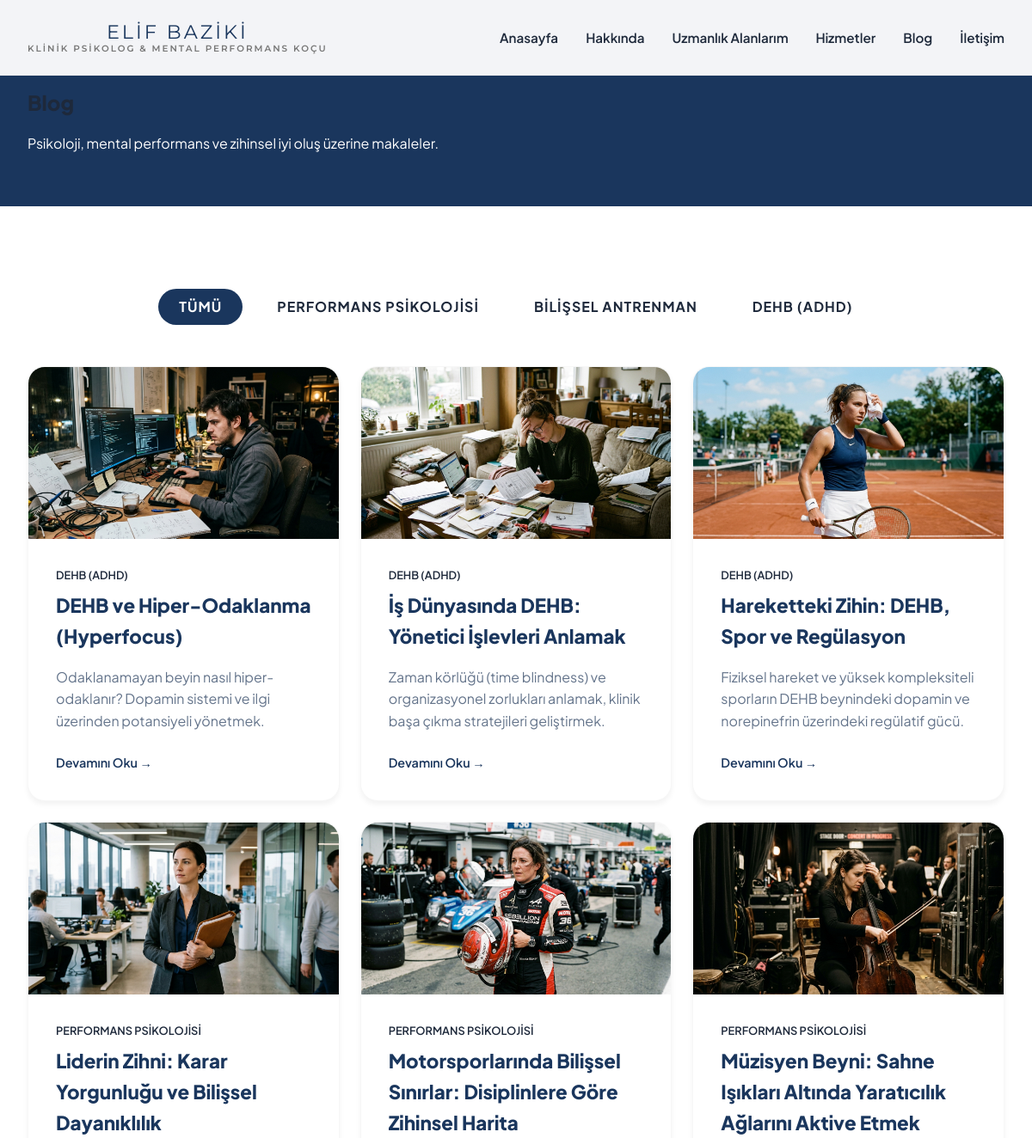
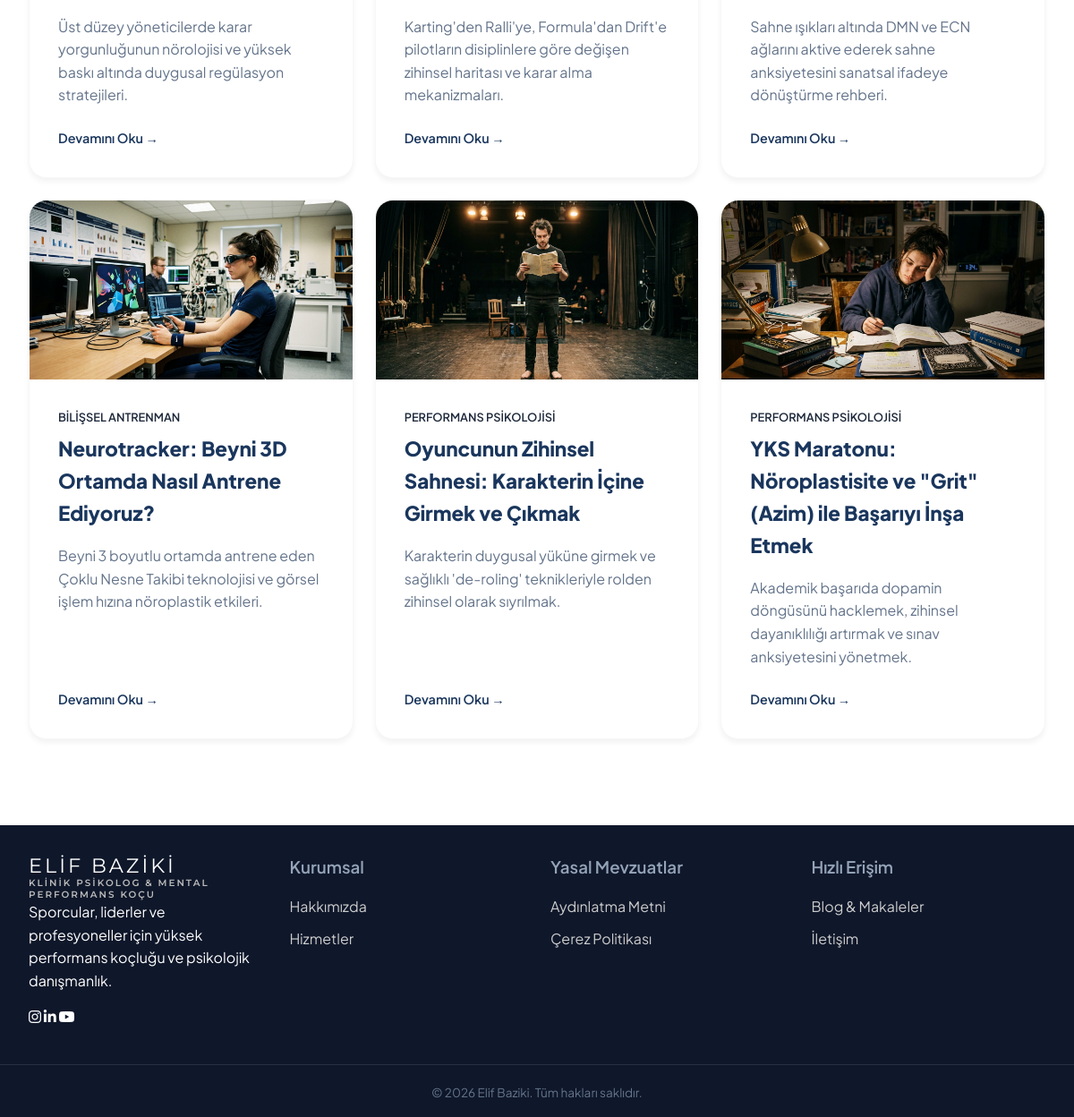
/blog, run on an earlier commit of the app's database (2 pictures, top to bottom).
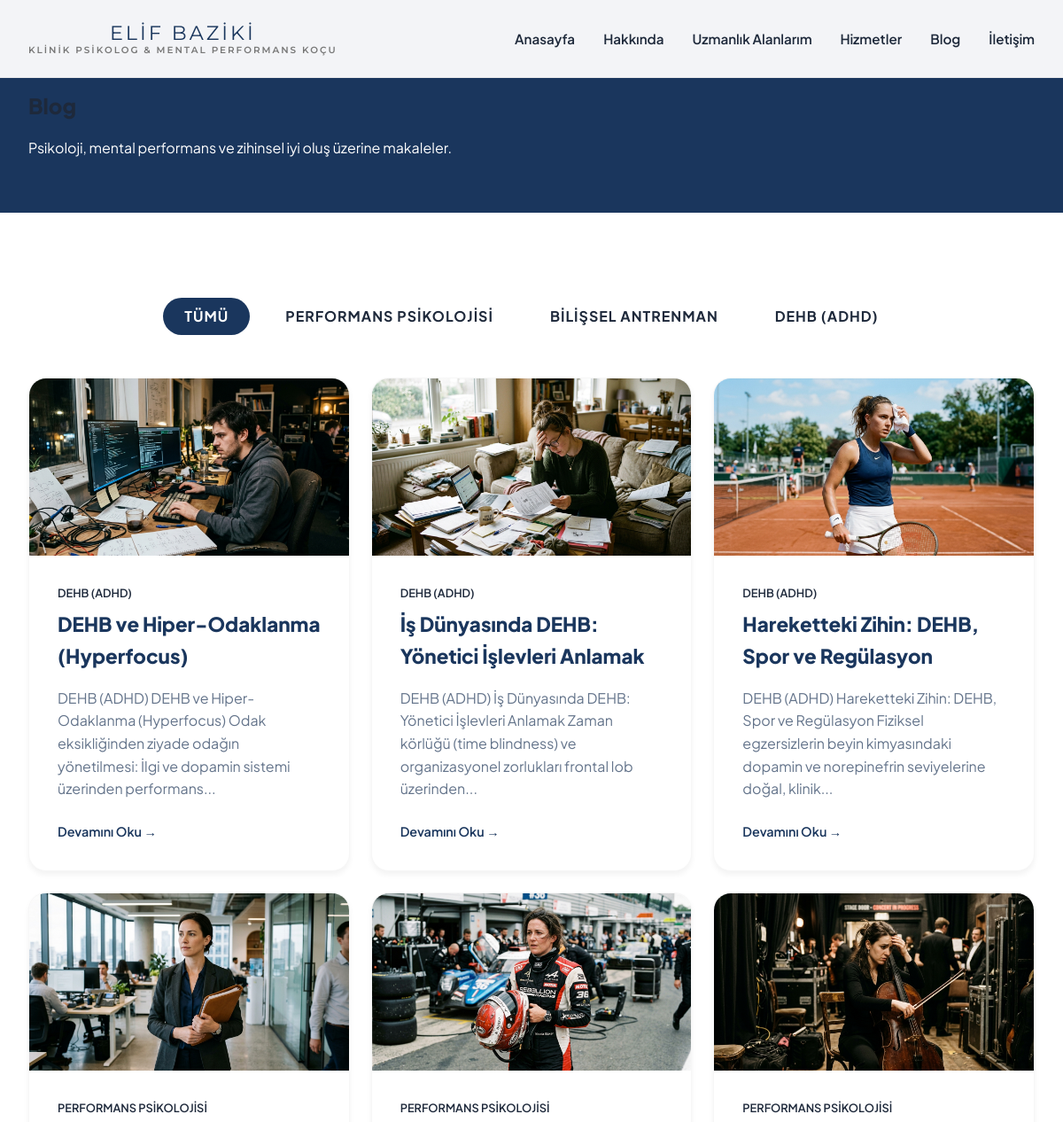
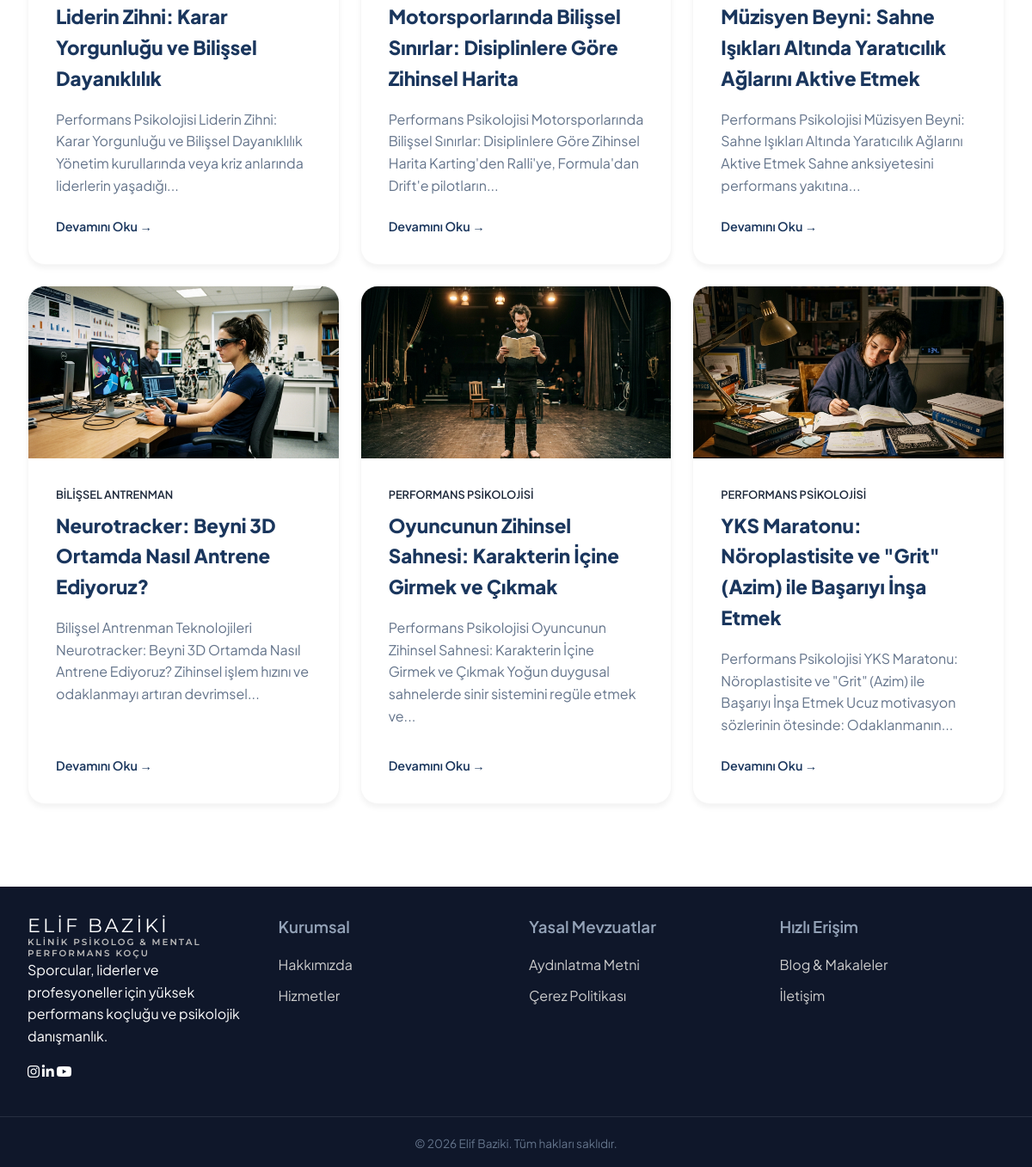
And on a later commit of the database (2 pictures, top to bottom).
### tables this page shows
CREATE TABLE blog_posts (
        id INTEGER PRIMARY KEY AUTOINCREMENT,
        slug TEXT UNIQUE,
        title TEXT,
        meta_description TEXT,
        focus_keyword TEXT,
        keywords TEXT,
        featured_image TEXT,
        content TEXT,
        created_at DATETIME DEFAULT CURRENT_TIMESTAMP,
        updated_at DATETIME DEFAULT CURRENT_TIMESTAMP
    );

### includes/functions.php (called while the page is built, shortened)
<?php
function get_all_posts($db) {
    $stmt = $db->query("SELECT * FROM blog_posts ORDER BY created_at DESC");
    return $stmt->fetchAll();
}

### templates/blog-liste.php (the view, shortened to what this page needs)
<?php
require_once BASE_PATH . '/includes/header.php';
?>
<section class="page-header" style="background: var(--primary-color); color: white; padding: 100px 0 60px;">
    <div class="container">
        <h1>Blog</h1>
        <p>Psikoloji, mental performans ve zihinsel iyi oluş üzerine makaleler.</p>
    </div>
</section>
<section class="section">
    <div class="container">
        <div style="display: flex; gap: 1rem; margin-bottom: 3rem; flex-wrap: wrap; justify-content: center;">
            <a href="#" class="btn-main" style="background: var(--primary-color); color: var(--white); padding: 0.5rem 1.5rem;">Tümü</a>
            <a href="#" class="btn-main" style="background: transparent; color: var(--text-dark); border-color: #ddd; padding: 0.5rem 1.5rem;">Performans Psikolojisi</a>
            <a href="#" class="btn-main" style="background: transparent; color: var(--text-dark); border-color: #ddd; padding: 0.5rem 1.5rem;">Bilişsel Antrenman</a>
            <a href="#" class="btn-main" style="background: transparent; color: var(--text-dark); border-color: #ddd; padding: 0.5rem 1.5rem;">DEHB (ADHD)</a>
        </div>
        <div class="specialties-grid">
            <?php
            $posts = get_all_posts($db);
            foreach($posts as $post):
                $img = $post['featured_image'] ? htmlspecialchars($post['featured_image']) : BASE_URL . '/assets/images/default-blog.jpg';
                $cat = $post['keywords'] ? htmlspecialchars($post['keywords']) : 'Genel';
            ?>
            <div class="card" style="padding: 0; overflow: hidden; display: flex; flex-direction: column;">
                <div style="height: 200px; background-image: url('<?php echo $img; ?>'); background-size: cover; background-position: center;"></div>
                <div style="padding: 2rem; flex: 1; display: flex; flex-direction: column;">
                    <span style="color: var(--accent); font-size: 0.8rem; font-weight: 600; text-transform: uppercase; margin-bottom: 0.5rem;"><?php echo $cat; ?></span>
                    <h3 style="margin-bottom: 1rem;"><a href="<?php echo BASE_URL; ?>/blog/<?php echo $post['slug']; ?>"><?php echo htmlspecialchars($post['title']); ?></a></h3>
                    <p style="margin-bottom: 1.5rem; flex: 1;"><?php echo htmlspecialchars($post['meta_description']); ?></p>
                    <a href="<?php echo BASE_URL; ?>/blog/<?php echo $post['slug']; ?>" style="color: var(--primary-color); font-weight: 600; font-size: 0.9rem;">Devamını Oku &rarr;</a>
                </div>
            </div>
            <?php endforeach; ?>
        </div>
    </div>
</section>
<?php require_once BASE_PATH . '/includes/footer.php'; ?>

### index.php (shortened to what this page needs)
<?php
require_once 'includes/config.php';
require_once 'includes/functions.php';
$route = isset($_GET['route']) ? rtrim($_GET['route'], '/') : '';
$allowed_pages = ['hakkimda', 'hizmetler', 'iletisim', 'uzmanlik-alanlari'];
if ($route == '' || $route == 'anasayfa' || $route == 'index') {
    $page = 'anasayfa.php';
} elseif ($route == 'admin' || strpos($route, 'admin/') === 0) {
    header('Location: ' . BASE_URL . '/admin/');
    exit;
} elseif ($route == 'submit-contact') {
    $page = 'submit-contact.php';
} elseif ($route == 'blog') {
    $page = 'blog-liste.php';
} elseif (preg_match('#^test/(.+)$#', $route, $matches)) {
    $slug = $matches[1];
    $page = 'test-detay.php';
} else {
    if (in_array($route, $allowed_pages)) {
        $page = $route . '.php';
    } else {
        $page = '404.php';
    }
}
$template_path = BASE_PATH . '/templates/' . $page;
if (file_exists($template_path)) {
    require $template_path;
} else {
    require BASE_PATH . '/templates/404.php';
}

### includes/header.php (shortened to what this page needs)
<!DOCTYPE html>
<html lang="tr">
<head>
    <link rel="stylesheet" href="<?php echo BASE_URL; ?>/assets/css/style.css?v=<?php echo time(); ?>">
    <link rel="stylesheet" href="https://cdnjs.cloudflare.com/ajax/libs/font-awesome/6.4.0/css/all.min.css">
</head>
<body>
    <nav class="navbar">
        <div class="container nav-container">
            <a href="<?php echo BASE_URL; ?>" class="logo" style="display:flex; flex-direction:column; line-height:1.2; align-items:center; text-align:center;">
                Elif Baziki
                <span style="font-size: 0.65rem; font-weight: 600; color: #777; letter-spacing: 2px; text-transform: uppercase;">KLİNİK PSİKOLOG & MENTAL PERFORMANS KOÇU</span>
            </a>
            <div class="nav-links">
                <a href="<?php echo BASE_URL; ?>">Anasayfa</a>
                <a href="<?php echo BASE_URL; ?>/hakkimda">Hakkında</a>
                <a href="<?php echo BASE_URL; ?>/uzmanlik-alanlari" class="hide-on-mobile">Uzmanlık Alanlarım</a>
                <a href="<?php echo BASE_URL; ?>/hizmetler">Hizmetler</a>
                <a href="<?php echo BASE_URL; ?>/blog">Blog</a>
                <a href="<?php echo BASE_URL; ?>/iletisim">İletişim</a>
            </div>
        </div>
    </nav>

### includes/footer.php (shortened to what this page needs)
<?php
$footer_data = [
    'kurumsal' => [],
    'yasal' => [],
    'hizli_erisim' => []
];
?>
    <footer class="footer">
        <div class="container footer-content" style="display: grid; grid-template-columns: repeat(auto-fit, minmax(200px, 1fr)); gap: 30px;">
            <div class="footer-brand">
                <a href="<?php echo BASE_URL; ?>" class="logo" style="display:flex; flex-direction:column; line-height:1.2; color: #fff; align-items:flex-start;">
                    Elif Baziki
                    <span style="font-size: 0.65rem; font-weight: 600; color: #bbb; letter-spacing: 2px; text-transform: uppercase;">KLİNİK PSİKOLOG & MENTAL PERFORMANS KOÇU</span>
                </a>
                <p>Sporcular, liderler ve profesyoneller için yüksek performans koçluğu ve psikolojik danışmanlık.</p>
                <div class="social-links" style="margin-top: 15px;">
                    <a href="#" aria-label="Instagram"><i class="fab fa-instagram"></i></a>
                    <a href="#" aria-label="LinkedIn"><i class="fab fa-linkedin-in"></i></a>
                    <a href="#" aria-label="YouTube"><i class="fab fa-youtube"></i></a>
                </div>
            </div>
            <div class="footer-links">
                <h3 style="color: #94a3b8; font-weight: 600;">Kurumsal</h3>
                <ul style="list-style: none; padding: 0; margin: 0;">
                    <?php if(empty($footer_data['kurumsal'])): ?>
                        <li style="margin-bottom: 10px;"><a href="<?php echo BASE_URL; ?>/hakkimda" style="color: #ccc; text-decoration: none;">Hakkımızda</a></li>
                        <li style="margin-bottom: 10px;"><a href="<?php echo BASE_URL; ?>/hizmetler" style="color: #ccc; text-decoration: none;">Hizmetler</a></li>
                    <?php endif; ?>
                </ul>
            </div>
            <div class="footer-links">
                <h3 style="color: #94a3b8; font-weight: 600;">Yasal Mevzuatlar</h3>
                <ul style="list-style: none; padding: 0; margin: 0;">
                    <?php if(empty($footer_data['yasal'])): ?>
                        <li style="margin-bottom: 10px;"><a href="#" style="color: #ccc; text-decoration: none;">Aydınlatma Metni</a></li>
                        <li style="margin-bottom: 10px;"><a href="#" style="color: #ccc; text-decoration: none;">Çerez Politikası</a></li>
                    <?php endif; ?>
                </ul>
            </div>
            <div class="footer-links">
                <h3 style="color: #94a3b8; font-weight: 600;">Hızlı Erişim</h3>
                <ul style="list-style: none; padding: 0; margin: 0;">
                    <?php if(empty($footer_data['hizli_erisim'])): ?>
                        <li style="margin-bottom: 10px;"><a href="<?php echo BASE_URL; ?>/blog" style="color: #ccc; text-decoration: none;">Blog & Makaleler</a></li>
                        <li style="margin-bottom: 10px;"><a href="<?php echo BASE_URL; ?>/iletisim" style="color: #ccc; text-decoration: none;">İletişim</a></li>
                    <?php endif; ?>
                </ul>
            </div>
        </div>
        <div class="footer-bottom" style="margin-top: 40px; border-top: 1px solid rgba(255,255,255,0.1); padding-top: 20px;">
            <div class="container" style="text-align: center;">
                <p>&copy; <?php echo date('Y'); ?> Elif Baziki. Tüm hakları saklıdır.</p>
            </div>
        </div>
    </footer>
</body>
</html>

### assets/css/style.css (style rules this page uses)
:root { --primary-color: #1A365D; --lavender: #E6E6FA; --lavender-dark: #967BB6; --clinical-bg: linear-gradient(135deg, #ffffff 0%, #f0f4f8 100%); --neon-orange: #FF4500; --neon-pink: #FF007F; --perf-bg: radial-gradient(circle at center, #1a1a2e 0%, #000000 100%); --text-dark: #1E293B; --text-light: #64748B; --white: #ffffff; --live-color: #e63946; --font-main: 'Plus Jakarta Sans', sans-serif; --font-heading: 'Plus Jakarta Sans', sans-serif; --font-clinical: 'Cinzel', serif; --font-logo: 'Montserrat', sans-serif; --transition: all 0.7s cubic-bezier(0.25, 1, 0.5, 1); --shadow-sm: 0 4px 6px rgba(0,0,0,0.05); --shadow-md: 0 10px 20px rgba(0,0,0,0.08); }
* { margin: 0; padding: 0; box-sizing: border-box; }
body { font-family: var(--font-main); background-color: #ffffff; color: var(--text-dark); line-height: 1.6; overflow-x: hidden; }
h1, h2, h3, h4, h5, h6 { font-family: var(--font-heading); font-weight: 800; color: var(--text-dark); margin-bottom: 1rem; }
a { text-decoration: none; color: inherit; transition: var(--transition); }
ul { list-style: none; }
.container { max-width: 1200px; margin: 0 auto; padding: 0 2rem; }
.navbar { position: fixed; top: 0; width: 100%; padding: 1.5rem 0; background: rgba(255, 255, 255, 0.95); backdrop-filter: blur(10px); z-index: 1000; border-bottom: 1px solid rgba(0,0,0,0.05); transition: var(--transition); }
.nav-container { display: flex; justify-content: space-between; align-items: center; }
.logo { font-family: var(--font-logo); font-size: 1.4rem; font-weight: 400; color: var(--primary-color); letter-spacing: 3px; text-transform: uppercase; }
.nav-links { display: flex; align-items: center; gap: 2rem; }
.nav-links a { font-size: 0.95rem; font-weight: 600; color: var(--text-dark); }
.section { padding: 6rem 0; }
.btn-main { display: inline-block; background-color: var(--primary-color); color: var(--white); padding: 1rem 2.5rem; border-radius: 50px; font-size: 1rem; font-weight: 700; transition: var(--transition); text-transform: uppercase; letter-spacing: 1px; font-family: var(--font-main); }
.specialties-grid { display: grid; grid-template-columns: repeat(auto-fit, minmax(280px, 1fr)); gap: 1.5rem; }
.card { background: var(--white); padding: 2.5rem; border-radius: 20px; box-shadow: var(--shadow-sm); transition: var(--transition); border: 1px solid rgba(0,0,0,0.03); }
.card h3 { font-size: 1.4rem; color: var(--primary-color); margin-bottom: 1rem; }
.card p { font-size: 1rem; color: var(--text-light); line-height: 1.6; }
.footer { background-color: #0F172A; color: var(--white); padding: 2rem 0 1rem; }
.footer-bottom { text-align: center; padding-top: 2rem; border-top: 1px solid rgba(255,255,255,0.1); color: #64748b; font-size: 0.85rem; }

What changed in the data, as far as the page shows it:
changed blog_posts "DEHB ve Hiper-Odaklanma (Hyperfocus)": meta_description "Odaklanamayan beyin nasıl hiper-odaklanır? Dopamin sistemi ve ilgi üzerinden potansiyeli yönetmek." → "DEHB (ADHD) DEHB ve Hiper-Odaklanma (Hyperfocus) Odak eksikliğinden ziyade odağın yönetilmesi: İlgi ve dopamin sistemi üzerinden performans..."
changed blog_posts "İş Dünyasında DEHB: Yönetici İşlevleri Anlamak": meta_description "Zaman körlüğü (time blindness) ve organizasyonel zorlukları anlamak, klinik başa çıkma stratejileri geliştirmek." → "DEHB (ADHD) İş Dünyasında DEHB: Yönetici İşlevleri Anlamak Zaman körlüğü (time blindness) ve organizasyonel zorlukları frontal lob üzerinden..."
changed blog_posts "Hareketteki Zihin: DEHB, Spor ve Regülasyon": meta_description "Fiziksel hareket ve yüksek kompleksiteli sporların DEHB beynindeki dopamin ve norepinefrin üzerindeki regülatif gücü." → "DEHB (ADHD) Hareketteki Zihin: DEHB, Spor ve Regülasyon Fiziksel egzersizlerin beyin kimyasındaki dopamin ve norepinefrin seviyelerine doğal, klinik..."
changed blog_posts "Liderin Zihni: Karar Yorgunluğu ve Bilişsel Dayanıklılık": meta_description "Üst düzey yöneticilerde karar yorgunluğunun nörolojisi ve yüksek baskı altında duygusal regülasyon stratejileri." → "Performans Psikolojisi Liderin Zihni: Karar Yorgunluğu ve Bilişsel Dayanıklılık Yönetim kurullarında veya kriz anlarında liderlerin yaşadığı..."
changed blog_posts "Motorsporlarında Bilişsel Sınırlar: Disiplinlere Göre Zihinsel Harita": meta_description "Karting'den Ralli'ye, Formula'dan Drift'e pilotların disiplinlere göre değişen zihinsel haritası ve karar alma mekanizmaları." → "Performans Psikolojisi Motorsporlarında Bilişsel Sınırlar: Disiplinlere Göre Zihinsel Harita Karting'den Ralli'ye, Formula'dan Drift'e pilotların..."
changed blog_posts "Müzisyen Beyni: Sahne Işıkları Altında Yaratıcılık Ağlarını Aktive Etmek": meta_description "Sahne ışıkları altında DMN ve ECN ağlarını aktive ederek sahne anksiyetesini sanatsal ifadeye dönüştürme rehberi." → "Performans Psikolojisi Müzisyen Beyni: Sahne Işıkları Altında Yaratıcılık Ağlarını Aktive Etmek Sahne anksiyetesini performans yakıtına..."
changed blog_posts "Neurotracker: Beyni 3D Ortamda Nasıl Antrene Ediyoruz?": meta_description "Beyni 3 boyutlu ortamda antrene eden Çoklu Nesne Takibi teknolojisi ve görsel işlem hızına nöroplastik etkileri." → "Bilişsel Antrenman Teknolojileri Neurotracker: Beyni 3D Ortamda Nasıl Antrene Ediyoruz? Zihinsel işlem hızını ve odaklanmayı artıran devrimsel..."
changed blog_posts "Oyuncunun Zihinsel Sahnesi: Karakterin İçine Girmek ve Çıkmak": meta_description "Karakterin duygusal yüküne girmek ve sağlıklı 'de-roling' teknikleriyle rolden zihinsel olarak sıyrılmak." → "Performans Psikolojisi Oyuncunun Zihinsel Sahnesi: Karakterin İçine Girmek ve Çıkmak Yoğun duygusal sahnelerde sinir sistemini regüle etmek ve..."
changed blog_posts "YKS Maratonu: Nöroplastisite ve \"Grit\" (Azim) ile Başarıyı İnşa Etmek": meta_description "Akademik başarıda dopamin döngüsünü hacklemek, zihinsel dayanıklılığı artırmak ve sınav anksiyetesini yönetmek." → "Performans Psikolojisi YKS Maratonu: Nöroplastisite ve \"Grit\" (Azim) ile Başarıyı İnşa Etmek Ucuz motivasyon sözlerinin ötesinde: Odaklanmanın..."
